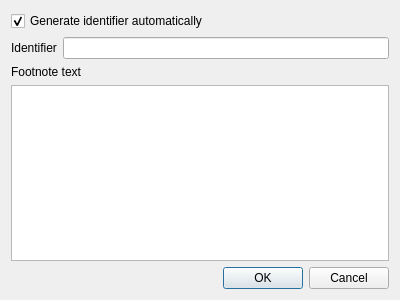
<?xml version="1.0" encoding="UTF-8"?>
<ui version="4.0">
 <class>AddFootnoteDialog</class>
 <widget class="QDialog" name="AddFootnoteDialog">
  <property name="geometry">
   <rect>
    <x>0</x>
    <y>0</y>
    <width>400</width>
    <height>300</height>
   </rect>
  </property>
  <property name="windowTitle">
   <string>Add footnote</string>
  </property>
  <property name="modal">
   <bool>true</bool>
  </property>
  <layout class="QVBoxLayout" name="verticalLayout">
   <item>
    <widget class="QCheckBox" name="AutogenIdentifierCheckbox">
     <property name="text">
      <string>Generate identifier automatically</string>
     </property>
     <property name="checked">
      <bool>true</bool>
     </property>
    </widget>
   </item>
   <item>
    <layout class="QHBoxLayout" name="horizontalLayout">
     <item>
      <widget class="QLabel" name="IdentifierLabel">
       <property name="text">
        <string>Identifier</string>
       </property>
      </widget>
     </item>
     <item>
      <widget class="QLineEdit" name="IdentifierLineEdit"/>
     </item>
    </layout>
   </item>
   <item>
    <widget class="QLabel" name="TextLabel">
     <property name="text">
      <string>Footnote text</string>
     </property>
    </widget>
   </item>
   <item>
    <widget class="QPlainTextEdit" name="TextPlainTextEdit"/>
   </item>
   <item>
    <widget class="QDialogButtonBox" name="buttonBox">
     <property name="orientation">
      <enum>Qt::Horizontal</enum>
     </property>
     <property name="standardButtons">
      <set>QDialogButtonBox::Cancel|QDialogButtonBox::Ok</set>
     </property>
    </widget>
   </item>
  </layout>
 </widget>
 <resources/>
 <connections>
  <connection>
   <sender>buttonBox</sender>
   <signal>accepted()</signal>
   <receiver>AddFootnoteDialog</receiver>
   <slot>accept()</slot>
   <hints>
    <hint type="sourcelabel">
     <x>248</x>
     <y>254</y>
    </hint>
    <hint type="destinationlabel">
     <x>157</x>
     <y>274</y>
    </hint>
   </hints>
  </connection>
  <connection>
   <sender>buttonBox</sender>
   <signal>rejected()</signal>
   <receiver>AddFootnoteDialog</receiver>
   <slot>reject()</slot>
   <hints>
    <hint type="sourcelabel">
     <x>316</x>
     <y>260</y>
    </hint>
    <hint type="destinationlabel">
     <x>286</x>
     <y>274</y>
    </hint>
   </hints>
  </connection>
 </connections>
</ui>
